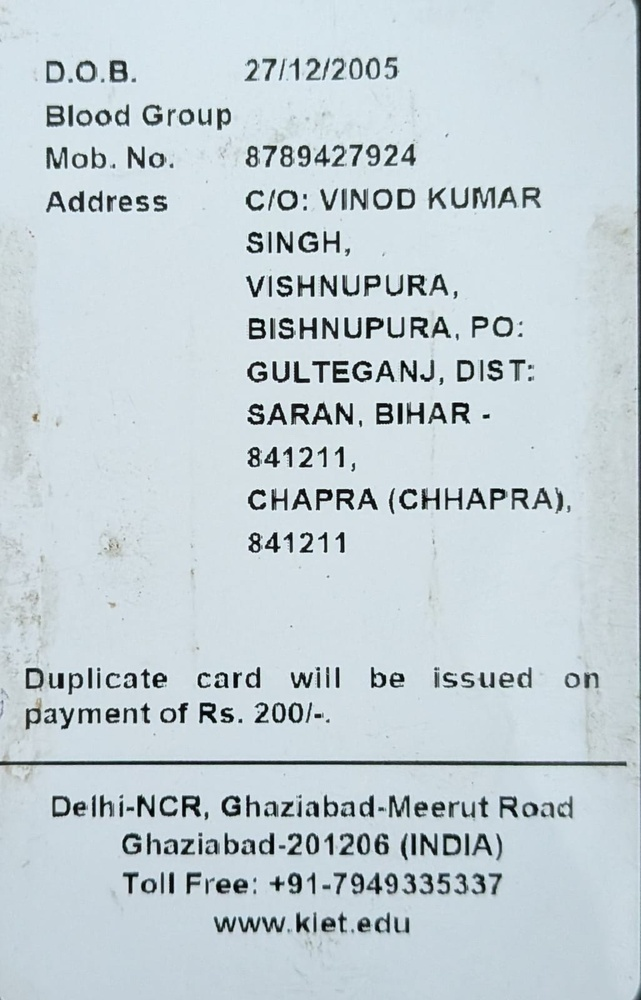
#> input picture tempering/reference/kiet_id_back.jpg, 641 x 1000 px, shrunk from 1026 x 1600 before the run
$ python -i ai_spectrum.py   (imports and definitions only)   (older library calls are emulated)
#> lines starting #> are read from the running program, lines starting #| are printed output that depends on the picture; after the words box and inside, x2 and y2 are one past the last pixel; in counts of white or black regions, pixels touching at a corner belong together
#> further down, picture is the input picture: shape (1000, 641, 3); mean B, G, R 214.6, 208.8, 196.6
import cv2
import numpy as np
from typing import Tuple, List

# Named constant configuration (no bare numbers)
LAPLACIAN_KERNEL_SIZE = 3
LOCAL_BLUR_WINDOW = (15, 15)
PERCENTILE_LOW = 10.0
PERCENTILE_HIGH = 90.0
MORPH_OPEN_KERNEL_SIZE = (5, 5)
BORDER_SUPPRESSION_MARGIN_RATIO = 0.02
MIN_CONNECTED_COMPONENT_AREA = 50.0


def analyze_ai_spectrum(image: np.ndarray) -> Tuple[np.ndarray, float, List[str]]:
    """
    Detect AI-generated document elements and synthetic image artifacts using 2D FFT spectral analysis
    and residual gradient noise distribution analysis.

    Pipeline details:
      - Analyzes 2D FFT Fourier ring magnitude for periodic spectral upsampling grid spikes.
      - Uses robust percentile statistics for local Laplacian variance, morphological opening/closing,
        and edge/border suppression to prevent normal high-gradient text from triggering AI flags.

    Returns:
        ai_map: 2D float32 array normalized to [0.0, 1.0] showing synthetic AI anomaly regions.
        ai_score: Scalar score [0.0 - 100.0] indicating AI generative model likelihood.
        ai_anomalies: List of specific AI spectral indicators detected.
    """
    if image is None or image.size == 0:
        raise ValueError("Invalid image input for AI spectrum analysis.")

    gray = cv2.cvtColor(image, cv2.COLOR_BGR2GRAY).astype(np.float32) / 255.0
    h, w = gray.shape
#> h = 1000; w = 641

    ai_anomalies: List[str] = []

    # 1. 2D FFT Spectral Grid Artifact Analysis
    f_transform = np.fft.fft2(gray)
    f_shift = np.fft.fftshift(f_transform)
    magnitude_spectrum = 20 * np.log(np.abs(f_shift) + 1e-5)
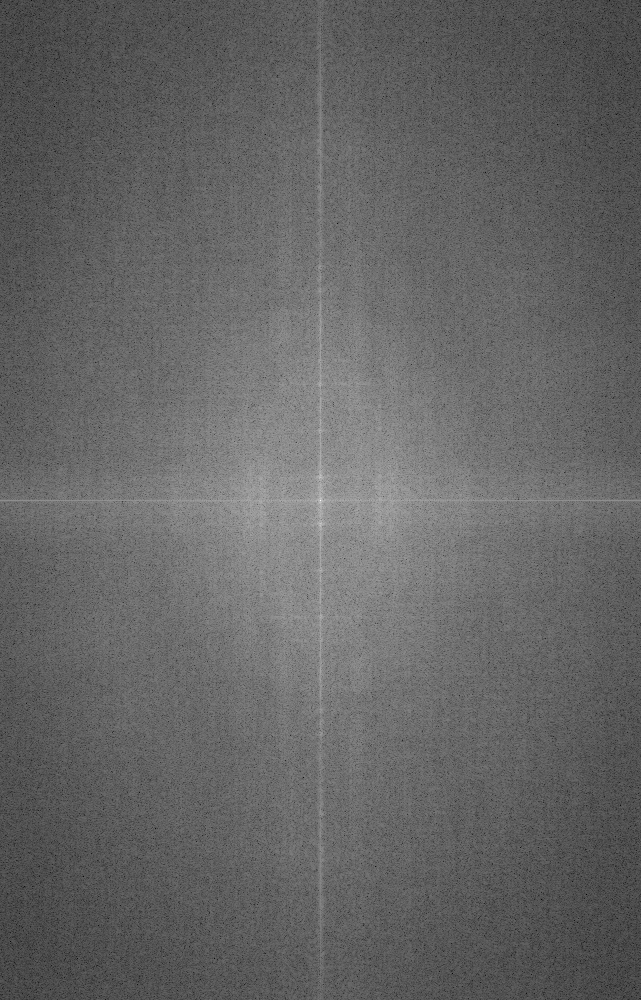
#> magnitude_spectrum: shape (1000, 641) float64; min -79.64, max 263.1, mean 56.5; drawn with min black and max white

    cy, cx = h // 2, w // 2
#> cy = 500; cx = 320
    r_outer = min(cy, cx) * 0.8
#> r_outer = 256
    r_inner = min(cy, cx) * 0.3
#> r_inner = 96

    y_grid, x_grid = np.ogrid[:h, :w]
#> y_grid = 1000 values from 0 to 999
    dist_from_center = np.sqrt((y_grid - cy)**2 + (x_grid - cx)**2)
    angle_grid = np.abs(np.arctan2(y_grid - cy, x_grid - cx))

    axis_mask = (np.abs(angle_grid) > 0.09) & (np.abs(angle_grid - np.pi/2) > 0.09) & (np.abs(angle_grid - np.pi) > 0.09)
    ring_mask = (dist_from_center >= r_inner) & (dist_from_center <= r_outer) & axis_mask

    ring_spectrum = magnitude_spectrum[ring_mask]
    spectral_max_to_mean = float(np.max(ring_spectrum) / (np.mean(ring_spectrum) + 1e-5))
#> spectral_max_to_mean = 1.75

    if spectral_max_to_mean > 2.5:
        ai_anomalies.append("Generative AI periodic spectral lattice artifact detected in high-frequency domain")

    # 2. Robust Percentile Local Laplacian Variance & Texture Analysis
    laplacian = cv2.Laplacian(gray, cv2.CV_32F, ksize=LAPLACIAN_KERNEL_SIZE)
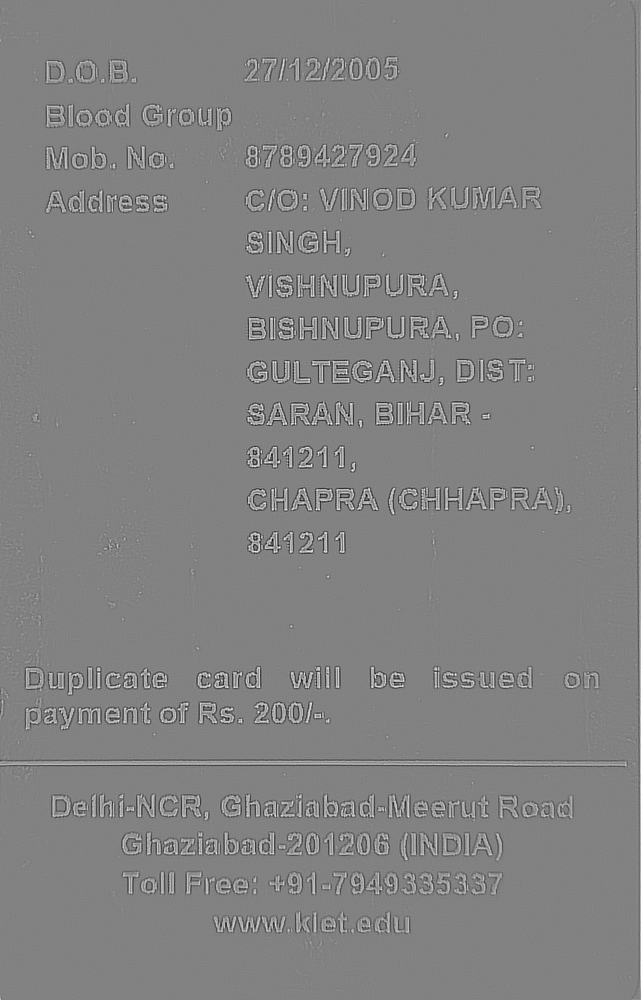
#> laplacian: shape (1000, 641) float32; min -3.86, max 3.71, mean 0.000842; drawn with min black and max white
    abs_laplacian = np.abs(laplacian)

    local_lap_mean = cv2.blur(abs_laplacian, LOCAL_BLUR_WINDOW)
    local_lap_sq = cv2.blur(abs_laplacian**2, LOCAL_BLUR_WINDOW)
    local_lap_var = np.maximum(0, local_lap_sq - local_lap_mean**2)
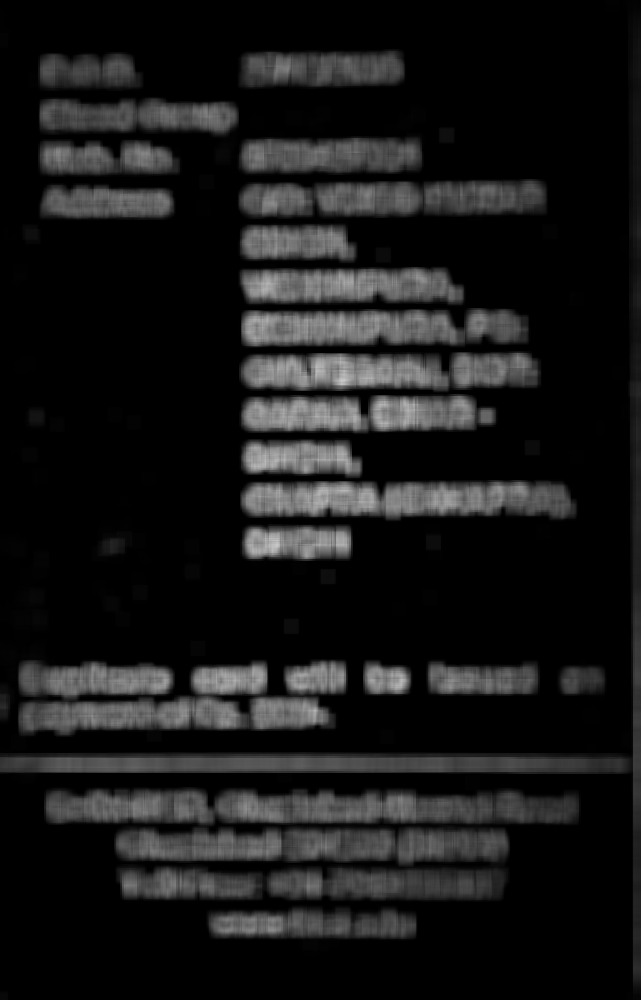
#> local_lap_var: shape (1000, 641) float32; min 1.07e-06, max 0.794, mean 0.0958

    # Edge Mask: Suppress sharp text strokes and line borders
    edges = cv2.Canny((gray * 255).astype(np.uint8), 50, 150)
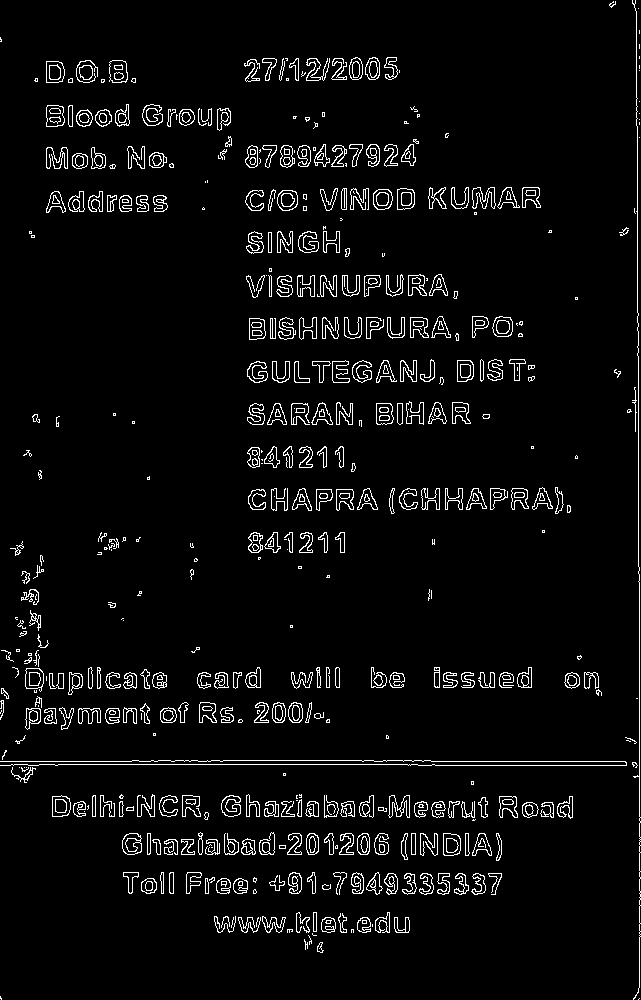
#> edges: shape (1000, 641); 4.5% white in thin lines or dots
    edge_dilated = cv2.dilate(edges, cv2.getStructuringElement(cv2.MORPH_RECT, (7, 7)))
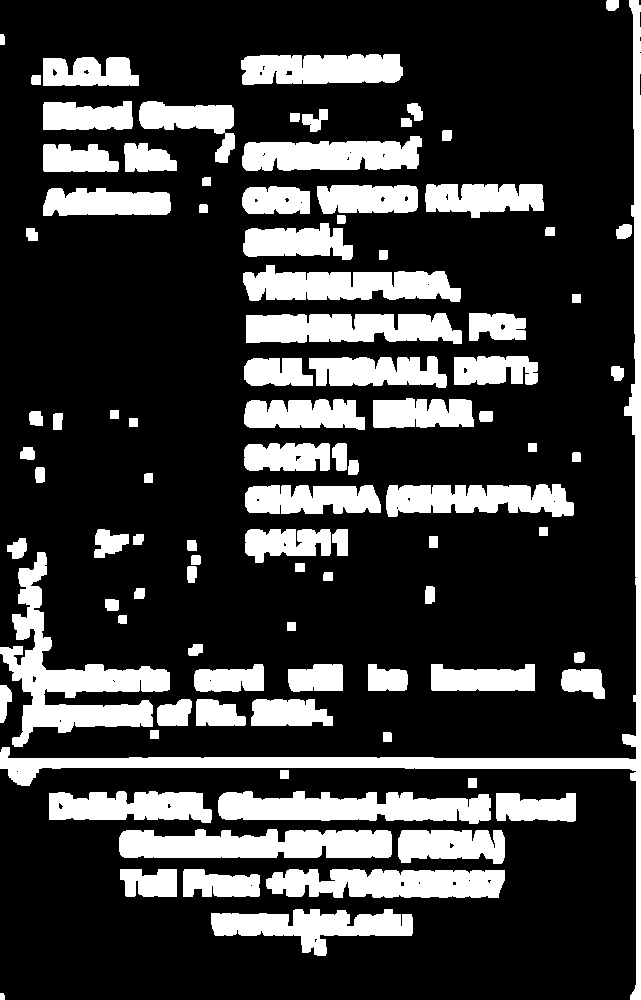
#> edge_dilated: shape (1000, 641); 23.1% white; 96 white regions, largest, box (x1, y1, x2, y2) and area: (0, 0, 641, 1000) 14058, (0, 552, 170, 747) 9668, (119, 829, 392, 858) 6798
    edge_mask = (edge_dilated > 0).astype(np.float32)

    # Compute robust percentile statistics on non-edge background pixels
    non_edge_var = local_lap_var[edge_mask == 0]
    if len(non_edge_var) > 100:
        p_low = float(np.percentile(non_edge_var, PERCENTILE_LOW))
#> p_low = 0.00013
        p_high = float(np.percentile(non_edge_var, PERCENTILE_HIGH))
#> p_high = 0.0902
    else:
        p_low = float(np.percentile(local_lap_var, PERCENTILE_LOW))
        p_high = float(np.percentile(local_lap_var, PERCENTILE_HIGH))

    p_range = max(p_high - p_low, 1e-4)
#> p_range = 0.0901
    raw_anomaly = np.clip((local_lap_var - p_high) / p_range, 0.0, 1.0)

    # Suppress sharp text edge regions
    raw_anomaly[edge_mask > 0] *= 0.10

    # 3. Morphological Cleanup & Connected Component Filtering
    kernel_open = cv2.getStructuringElement(cv2.MORPH_RECT, MORPH_OPEN_KERNEL_SIZE)
    cleaned = cv2.morphologyEx((raw_anomaly * 255.0).astype(np.uint8), cv2.MORPH_OPEN, kernel_open)
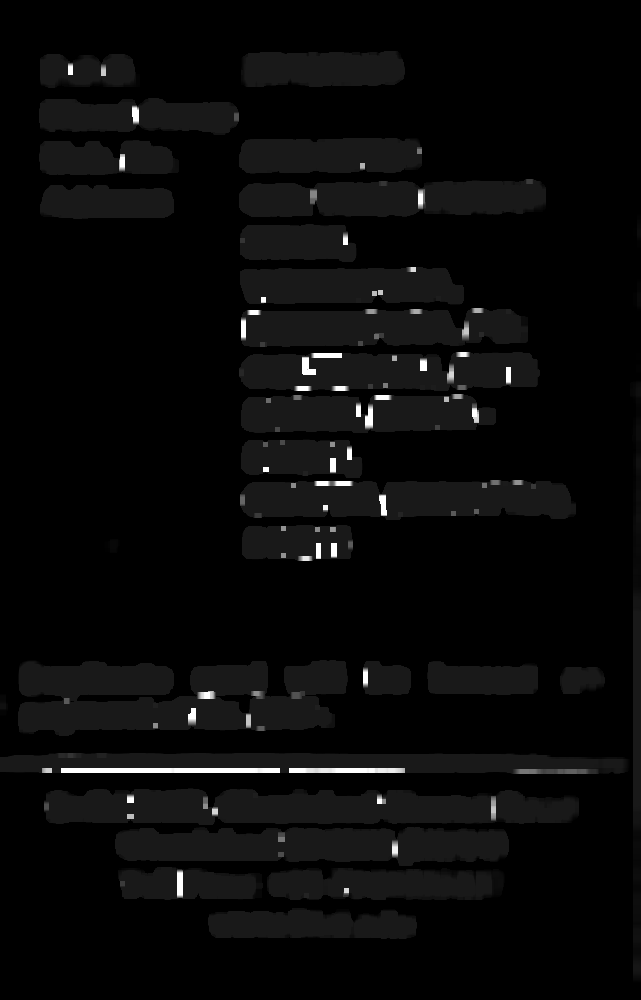
#> cleaned: shape (1000, 641); min 0, max 255, mean 9
    cleaned_float = cleaned.astype(np.float32) / 255.0

    num_labels, labels, stats, _ = cv2.connectedComponentsWithStats((cleaned_float > 0.35).astype(np.uint8))
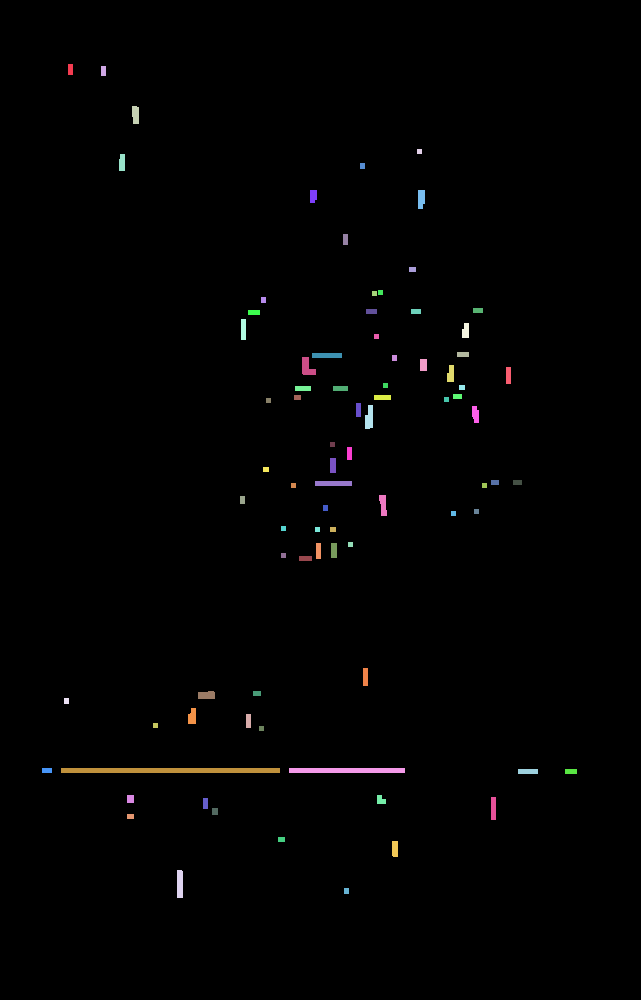
#> labels: shape (1000, 641) int32; 85 distinct labels, from 0 to 84; one colour per label, 0 black
#> num_labels = 85; stats = 85 rows, first 6: [0, 0, 641, 1000, 634139], [68, 64, 5, 11, 55], [101, 66, 5, 10, 50], [132, 106, 7, 18, 117], [417, 149, 5, 5, 25], [119, 154, 6, 17, 97]
    ai_map = np.zeros_like(cleaned_float)

    for i in range(1, num_labels):
        comp_area = stats[i, cv2.CC_STAT_AREA]
        if comp_area >= MIN_CONNECTED_COMPONENT_AREA:
            ai_map[labels == i] = cleaned_float[labels == i]
#> this loop made 84 passes
#> comp_area on passes 1 to 12: 55, 50, 117, 25, 97, 30, 85, 123, 55, 35, 25, 25

    # Border Margin Suppression
    b_margin_h = int(h * BORDER_SUPPRESSION_MARGIN_RATIO)
#> b_margin_h = 20
    b_margin_w = int(w * BORDER_SUPPRESSION_MARGIN_RATIO)
#> b_margin_w = 12
    if b_margin_h > 0:
        ai_map[:b_margin_h, :] = 0.0
        ai_map[-b_margin_h:, :] = 0.0
    if b_margin_w > 0:
        ai_map[:, :b_margin_w] = 0.0
        ai_map[:, -b_margin_w:] = 0.0

    # Compute AI Generative Score
    max_anomaly = float(np.max(ai_map))
#> max_anomaly = 1
    mean_anomaly = float(np.mean(ai_map))
#> mean_anomaly = 0.00775

    raw_ai_score = (max_anomaly * 25.0) + (mean_anomaly * 200.0) + (15.0 if ai_anomalies else 0.0)
#> raw_ai_score = 26.55
    ai_score = float(min(100.0, max(0.0, raw_ai_score)))
#> ai_score = 26.55

    return ai_map, ai_score, ai_anomalies

>>> import cv2
>>> picture = cv2.imread('../reference/kiet_id_back.jpg')
>>> result = analyze_ai_spectrum(picture)
